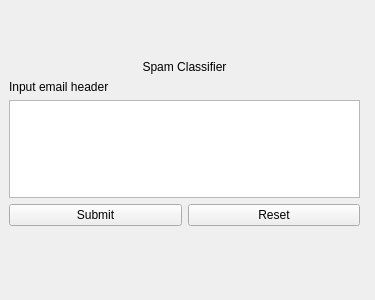
<?xml version="1.0" encoding="UTF-8"?>
<ui version="4.0">
 <class>SpamClassifierView</class>
 <widget class="QWidget" name="SpamClassifierView">
  <property name="geometry">
   <rect>
    <x>0</x>
    <y>0</y>
    <width>375</width>
    <height>300</height>
   </rect>
  </property>
  <property name="windowTitle">
   <string>Form</string>
  </property>
  <widget class="QWidget" name="verticalLayoutWidget">
   <property name="geometry">
    <rect>
     <x>9</x>
     <y>60</y>
     <width>351</width>
     <height>166</height>
    </rect>
   </property>
   <layout class="QVBoxLayout" name="verticalLayout">
    <item>
     <widget class="QLabel" name="title">
      <property name="text">
       <string>Spam Classifier</string>
      </property>
      <property name="alignment">
       <set>Qt::AlignmentFlag::AlignCenter</set>
      </property>
     </widget>
    </item>
    <item>
     <widget class="QLabel" name="message">
      <property name="text">
       <string>Input email header</string>
      </property>
     </widget>
    </item>
    <item>
     <widget class="QTextEdit" name="messageTextBox"/>
    </item>
    <item>
     <layout class="QHBoxLayout" name="horizontalLayout">
      <item>
       <widget class="QPushButton" name="submitButton">
        <property name="text">
         <string>Submit</string>
        </property>
       </widget>
      </item>
      <item>
       <widget class="QPushButton" name="resetButton">
        <property name="text">
         <string>Reset</string>
        </property>
       </widget>
      </item>
     </layout>
    </item>
   </layout>
  </widget>
  <widget class="QLabel" name="resultLabel">
   <property name="geometry">
    <rect>
     <x>90</x>
     <y>220</y>
     <width>58</width>
     <height>16</height>
    </rect>
   </property>
   <property name="text">
    <string/>
   </property>
  </widget>
 </widget>
 <resources/>
 <connections/>
</ui>
